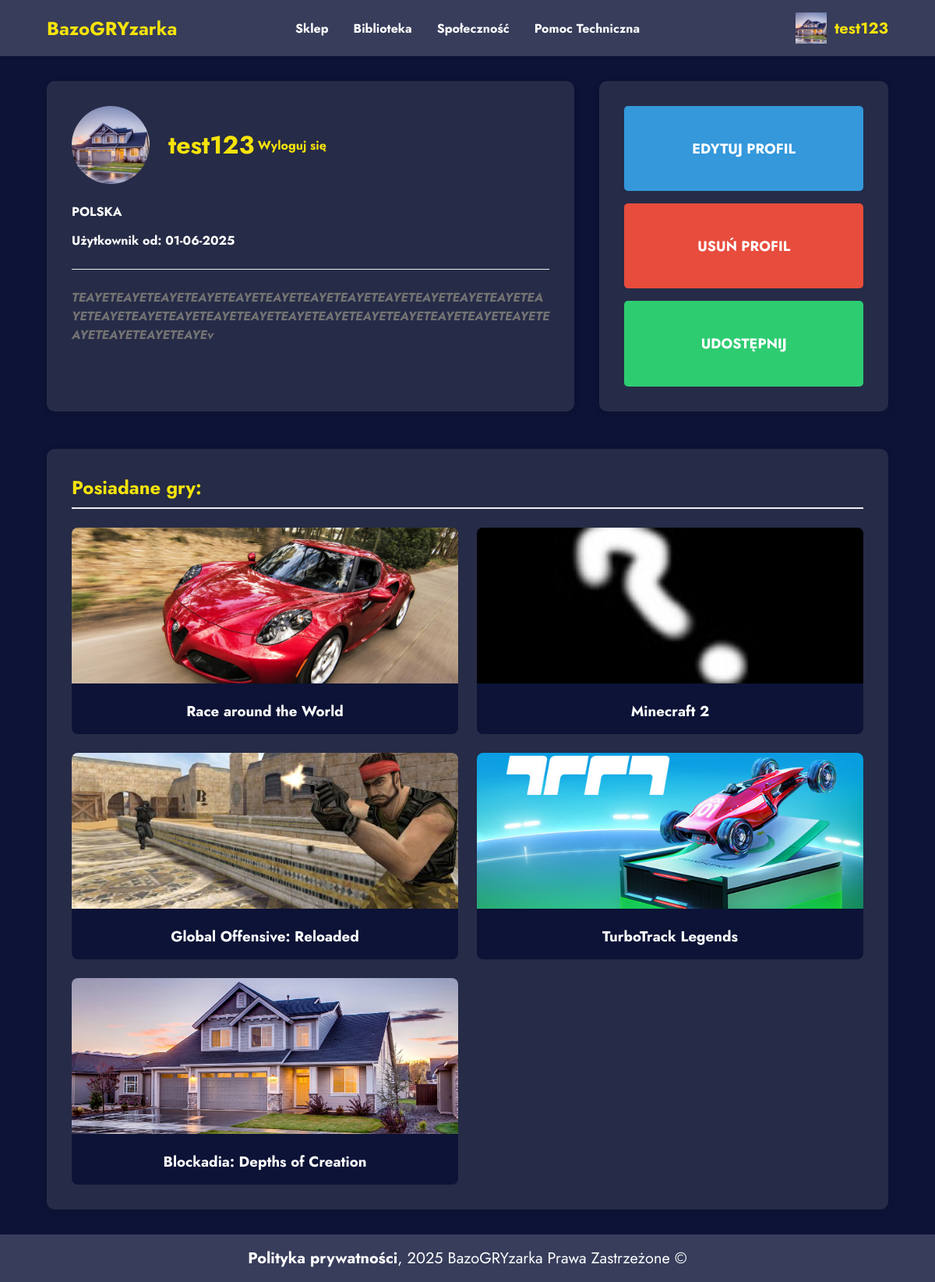
/profile (signed in), run on the app's committed database.
### tables this page shows
CREATE TABLE `Uzytkownik` (
  `Id_Uzytkownika` int NOT NULL,
  `Nick` varchar(50) DEFAULT NULL,
  `Imie` varchar(50) DEFAULT NULL,
  `Nazwisko` varchar(50) DEFAULT NULL,
  `Kraj` varchar(50) DEFAULT NULL,
  `LinkDoProfilu` varchar(255) DEFAULT NULL,
  `ZdjecieProfilowe` varchar(50) DEFAULT NULL,
  `Opis` text,
  `password_hash` varchar(255) DEFAULT NULL,
  `created_at` timestamp NULL DEFAULT CURRENT_TIMESTAMP,
  `email` varchar(100) DEFAULT NULL
);

CREATE TABLE `Gra` (
  `IdGry` int NOT NULL,
  `Tytul` varchar(255) DEFAULT NULL,
  `Wydawca` varchar(255) DEFAULT NULL,
  `Producent` varchar(255) DEFAULT NULL,
  `Id_JakieSystemy` int DEFAULT NULL,
  `Cena` decimal(10,2) DEFAULT NULL,
  `Id_Pegi` int DEFAULT NULL,
  `DataWydania` date DEFAULT NULL,
  `krotkiOpis` text,
  `dlugiOpis` text,
  `zdjGlowne` text,
  `WebGLFolderName` varchar(255) DEFAULT NULL
);

### profile.php (the view, shortened to what this page needs)
<?php
$conn = new mysqli("localhost", "root", "newpassword", "BazoGRYzarka");
$view_user_id = isset($_GET['user_id']) && ctype_digit($_GET['user_id']) ? (int)$_GET['user_id'] : (int)$_SESSION['user_id'];
$stmt = $conn->prepare("SELECT Nick, Imie, Nazwisko, Kraj, ZdjecieProfilowe, Opis, created_at FROM Uzytkownik WHERE Id_Uzytkownika = ?");
$stmt->bind_param("i", $view_user_id);
$stmt->execute();
$result = $stmt->get_result();
$user = $result->fetch_assoc();
$nick = $_SESSION['user'];
$stmt = $conn->prepare("SELECT ZdjecieProfilowe FROM Uzytkownik WHERE Nick = ?");
$stmt->bind_param("s", $nick);
$stmt->execute();
$result = $stmt->get_result();
if ($result->num_rows > 0) {
    $row = $result->fetch_assoc();
    $avatarTwoj = $row['ZdjecieProfilowe'] ?: 'default.jpg';
} else {
    $avatarTwoj = 'default.jpg';
}
$games_stmt = $conn->prepare("
    SELECT Gra.Tytul, Gra.zdjGlowne
    FROM UzytkownikGra
    INNER JOIN Gra ON UzytkownikGra.Id_Gry = Gra.IdGry
    WHERE UzytkownikGra.Id_Uzytkownika = ?
");
$games_stmt->bind_param("i", $view_user_id);
$games_stmt->execute();
$games_result = $games_stmt->get_result();
$ownedGames = [];
while ($row = $games_result->fetch_assoc()) {
    $ownedGames[] = $row;
}
$is_own_profile = $view_user_id === (int)$_SESSION['user_id'];
?>
<!DOCTYPE html>
<html lang="pl">
<head>
    <link rel="stylesheet" href="profil.css" />
</head>
<body>
<nav class="navbar">
    <div class="nav-container">
        <h1 class="platform-name"><a href="main">BazoGRYzarka</a></h1>
        <div class="nav-links">
            <a href="sklep">Sklep</a>
            <a href="library">Biblioteka</a>
            <a href="community">Społeczność</a>
            <a href="contact">Pomoc Techniczna</a>
        </div>
        <div class="user-profile">
    <?php if (isset($_SESSION['user']) && isset($_SESSION['user_id'])): ?>
        <img src="images/<?php echo htmlspecialchars($avatarTwoj ?? 'default.jpg'); ?>" alt="User Avatar" class="user-avatar" width="40" height="40" />
        <span class="username"><a href="profile"><?php echo htmlspecialchars($_SESSION['user']); ?></a></span>
    <?php else: ?>
        <img src="images/default.jpg" alt="Default Avatar" class="user-avatar" width="40" height="40" />
        <span class="username"><a href="login">Zaloguj się</a></span>
    <?php endif; ?>
</div>
    </div>
</nav>
<div class="profile-container">
    <div class="profile-section">
        <div class="profile-bubble">
            <div class="profile-header">
                <img src="images/<?= htmlspecialchars($user['ZdjecieProfilowe'] ?? 'default.jpg') ?>" alt="Profile Picture" class="profile-pic" width="100" height="100" />
                <h1><?= htmlspecialchars($user['Nick']) ?></h1>
                <?php if ($is_own_profile): ?>
                    | <a href="logout.php">Wyloguj się</a>
                <?php endif; ?>
            </div>
            <div class="profile-info">
                <p><?= htmlspecialchars($user['Kraj'] ?? 'Nie podano kraju') ?></p>
                <p>Użytkownik od: <?= htmlspecialchars(date('d-m-Y', strtotime($user['created_at']))) ?></p>
                <p class="bio"><?= htmlspecialchars($user['Opis'] ?? 'Brak opisu') ?></p>
            </div>
        </div>
        <?php if ($is_own_profile): ?>
        <div class="action-buttons">
            <a href="edit_profile" class="edit-btn">EDYTUJ PROFIL</a>
            <form method="post" action="delete_profile.php" onsubmit="return confirm('Czy na pewno chcesz usunąć swoje konto?');" style="display:inline;">
    <button type="submit" name="delete" class="delete-btn">USUŃ PROFIL</button>
</form>
            <button id="share-btn" data-userid="<?= (int)$_SESSION['user_id'] ?>">UDOSTĘPNIJ</button>
        </div>
        <?php endif; ?>
    </div>
    <div class="games-section">
        <h2>Posiadane gry:</h2>
        <div class="games-grid">
            <?php if (count($ownedGames) > 0): ?>
                <?php foreach ($ownedGames as $game): ?>
                    <?php
                    $imageFileName = $game['zdjGlowne'] ?? '';
                    $imagePath = "images/" . $imageFileName;
                    if (!file_exists($imagePath) || empty($imageFileName)) {
                        $imagePath = "images/unknown.jpg";
                    }
                    ?>
                    <div class="game-card">
                        <img src="<?= $imagePath ?>" alt="<?= htmlspecialchars($game['Tytul']) ?>" />
                        <h3><?= htmlspecialchars($game['Tytul']) ?></h3>
                    </div>
                <?php endforeach; ?>
            <?php else: ?>
                <p style="color: white;">Brak posiadanych gier.</p>
            <?php endif; ?>
        </div>
    </div>
</div>
<div id="footer">
    <a href="privacy">Polityka prywatności</a>, 2025 BazoGRYzarka Prawa Zastrzeżone &copy;
    </div>
</body>
</html>

### profil.css (style rules this page uses)
* { margin: 0; padding: 0; box-sizing: border-box; font-family: 'Jost', sans-serif !important; }
body { background-color: #0C1336; color: #333; }
h2 { color: #f6e30b; }
.navbar { background-color: #373D5B; padding: 1rem 0; box-shadow: 0 2px 5px rgba(0,0,0,0.1); }
.nav-container { display: flex; justify-content: space-between; align-items: center; width: 90%; max-width: 1200px; margin: 0 auto; }
.platform-name { color: #ffffff; font-size: 1.5rem; margin-right: 3rem; font-weight: bold; }
.nav-links { display: flex; gap: 2rem; position: absolute; left: 50%; transform: translateX(-50%); }
.nav-links a { color: #FFFFFF; text-decoration: none; font-weight: bold; font-size: 1rem; transition: color 0.3s; }
.user-profile { display: flex; align-items: center; gap: 10px; margin-left: 20px; }
.user-avatar { width: 40px; height: 40px; object-fit: cover; }
a { color: #f6e30b; font-weight: bold; text-decoration: none; }
.username { color: #f6e30b; font-weight: bold; font-size: 20px; }
.profile-container { width: 90%; max-width: 1200px; margin: 2rem auto; }
.profile-section { display: flex; gap: 2rem; margin-bottom: 3rem; word-wrap: break-word; overflow-wrap: break-word; word-break: break-word; }
.profile-bubble, .action-buttons { background-color: #262B47; border-radius: 10px; padding: 2rem; box-shadow: 0 2px 10px rgba(0,0,0,0.1); flex: 2; }
.profile-header h1 { color:#f6e30b; font-weight: bold; }
.profile-header { display: flex; align-items: center; margin-bottom: 1.5rem; }
.profile-pic { width: 100px; height: 100px; border-radius: 50%; object-fit: cover; margin-right: 1.5rem; }
.profile-info p { margin-bottom: 0.8rem; line-height: 1.5; color: white; font-weight: bold; }
.profile-info .bio { color: #737373; }
.bio { font-style: italic; margin-top: 1.5rem; padding-top: 1.5rem; border-top: 1px solid #eee; }
.action-buttons { flex: 1; display: flex; flex-direction: column; gap: 1rem; }
.action-buttons button { padding: 2.6rem; border: none; border-radius: 5px; font-weight: bold; cursor: pointer; transition: all 0.3s; font-size: 18px; }
.edit-btn { background-color: #3498db; color: white; padding: 2.6rem; border: none; border-radius: 5px; font-weight: bold; cursor: pointer; transition: all 0.3s; font-size: 18px; text-align: center; }
.delete-btn { background-color: #e74c3c; color: white; padding: 2.6rem; border: none; border-radius: 5px; font-weight: bold; cursor: pointer; transition: all 0.3s; font-size: 18px; text-align: center; width: 100%; }
#share-btn { background-color: #2ecc71; color: white; text-align: center; }
.games-section { background-color: #262B47; border-radius: 10px; padding: 2rem; box-shadow: 0 2px 10px rgba(0,0,0,0.1); }
.games-section h2 { margin-bottom: 1.5rem; padding-bottom: 0.5rem; border-bottom: 2px solid #eee; }
.games-grid { display: grid; grid-template-columns: repeat(auto-fill, minmax(325px, 1fr)); gap: 1.5rem; }
.game-card { background-color: #0C1336; border-radius: 8px; overflow: hidden; transition: transform 0.3s; }
.game-card img { width: 100%; height: 200px; object-fit: cover; }
.game-card h3 { padding: 1rem; text-align: center; color: white; }
#footer { background-color: #373D5B; padding: 1rem 0; box-shadow: 0 2px 5px rgba(0,0,0,0.1); width: 100%; display: flex; justify-content: center; align-items: center; font-size: 20px; color: white; }
#footer a { color: white; }

### data on the page
uzytkownik: ZdjecieProfilowe (picture), Nick "test123", Kraj "POLSKA", created_at "01-06-2025", Opis "TEAYETEAYETEAYETEAYETEAYETEAYETEAYETEAYETEAYETEAYETEAYETEAYETEAYETEAYETEAYETEAYETEAYETEAYETEAYETEAYETEAYETEAYETEAYETEAYETEAYETEAYETEAYETEAYETEAYEv"
gra: zdjGlowne (picture), Tytul "Race around the World"
gra: shows a picture, Tytul "Minecraft 2"
gra: zdjGlowne (picture), Tytul "Global Offensive: Reloaded"
gra: zdjGlowne (picture), Tytul "TurboTrack Legends"
gra: zdjGlowne (picture), Tytul "Blockadia: Depths of Creation"

### other printed values
$_SESSION['user'] "test123"
